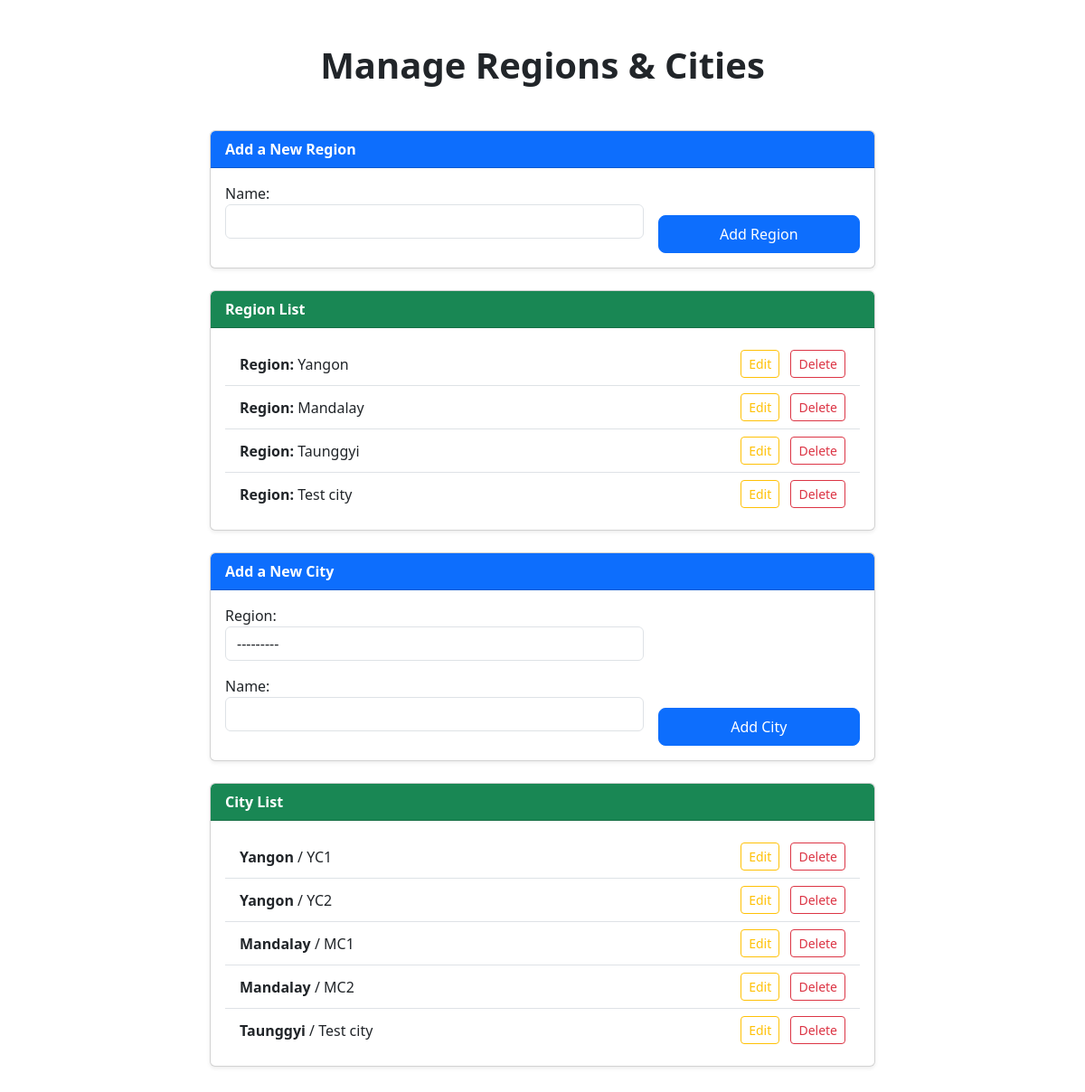
/location/, run on an earlier commit of the app's database.
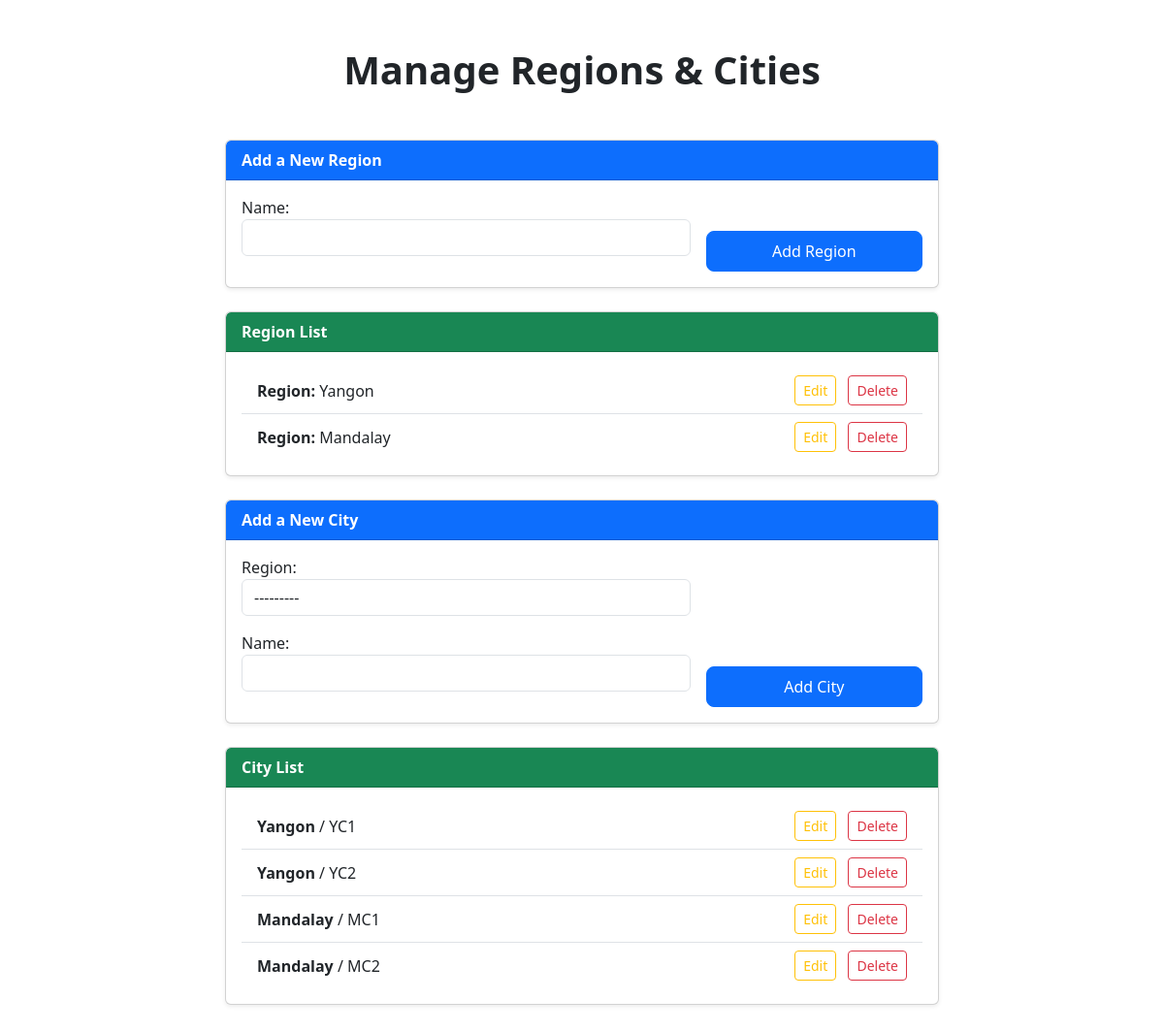
And on a later commit of the database.
### myapp/models.py (models this page shows, shortened)
class Region(models.Model):
    name = models.CharField(max_length=50, unique=True)
    def __str__(self):
        return f'{self.name} Region'

class City(models.Model):
    region = models.ForeignKey(Region, on_delete=models.CASCADE, related_name='cities')
    name = models.CharField(max_length=50)
    class Meta:
        verbose_name_plural = 'Cities'
        unique_together = ('region', 'name')

### myapp/views.py (the view, shortened to what this page needs)
# urls.py: path('location/',views.LocationView.as_view(),name='location'),
class LocationView(View):
    def get(self, request):
        regionForm = RegionForm()
        cityForm = CityForm()
        regions = Region.objects.all()
        cities = City.objects.all()
        context = {'regions': regions, 'cities': cities, 'regionForm':regionForm,'cityForm':cityForm}
        return render(request, 'location.html', context)

### myapp/form.py
class RegionForm(forms.ModelForm):
    class Meta:
        model = Region
        fields = ['name']
        widgets = {
            'name': forms.TextInput(attrs={'class': 'form-control'}),
        }

class CityForm(forms.ModelForm):
    class Meta:
        model = City
        fields = ['region', 'name']
        widgets = {
            'region': forms.Select(attrs={'class': 'form-control'}),
            'name': forms.TextInput(attrs={'class': 'form-control'}),
        }

### templates/location.html (shortened to what this page needs)
{% extends 'base.html' %}
{% load static %}
{% block content %}
<div class="container my-5">
    <div class="row justify-content-center">
        <div class="col-12 col-md-10 col-lg-8">
            <h1 class="text-center mb-5 fw-bold">Manage Regions & Cities</h1>
            <div class="card mb-4 shadow-sm rounded">
                <div class="card-header bg-primary text-white fw-semibold">
                    Add a New Region
                </div>
                <div class="card-body">
                    <form method="post" class="row g-3">
                        <div class="col-12 col-md-8">
                            {{ regionForm.as_p }}
                        </div>
                        <div class="col-12 col-md-4 d-flex align-items-end">
                            <button type="submit" name="add_region" class="btn btn-primary w-100">Add Region</button>
                        </div>
                    </form>
                </div>
            </div>
            <div class="card mb-4 shadow-sm rounded">
                <div class="card-header bg-success text-white fw-semibold">
                    Region List
                </div>
                <div class="card-body">
                    {% if regions %}
                        <ul class="list-group list-group-flush">
                            {% for region in regions %}
                                <li class="list-group-item d-flex justify-content-between align-items-center">
                                    <span><strong>Region:</strong> {{ region.name }}</span>
                                    <span>
                                        <button class="btn btn-outline-warning btn-sm me-2">Edit</button>
                                        <a href="" class="btn btn-outline-danger btn-sm">Delete</a>
                                    </span>
                                </li>
                            {% endfor %}
                        </ul>
                    {% else %}
                        <p class="text-muted mb-0">There is no Region here.</p>
                    {% endif %}
                </div>
            </div>
            <div class="card mb-4 shadow-sm rounded">
                <div class="card-header bg-primary text-white fw-semibold">
                    Add a New City
                </div>
                <div class="card-body">
                    <form method="post" class="row g-3">
                        <div class="col-12 col-md-8">
                            {{ cityForm.as_p }}
                        </div>
                        <div class="col-12 col-md-4 d-flex align-items-end">
                            <button type="submit" name="add_city" class="btn btn-primary w-100">Add City</button>
                        </div>
                    </form>
                </div>
            </div>
            <div class="card shadow-sm rounded">
                <div class="card-header bg-success text-white fw-semibold">
                    City List
                </div>
                <div class="card-body">
                    {% if cities %}
                        <ul class="list-group list-group-flush">
                            {% for city in cities %}
                                <li class="list-group-item d-flex justify-content-between align-items-center">
                                    <span><strong>{{ city.region.name }}</strong> / {{ city.name }}</span>
                                    <span>
                                        <button class="btn btn-outline-warning btn-sm me-2">Edit</button>
                                        <a href="" class="btn btn-outline-danger btn-sm">Delete</a>
                                    </span>
                                </li>
                            {% endfor %}
                        </ul>
                    {% else %}
                        <p class="text-muted mb-0">There is no City here.</p>
                    {% endif %}
                </div>
            </div>
        </div>
    </div>
</div>
{% endblock content %}

What changed in the data, as far as the page shows it:
removed Region: name "Taunggyi"
removed Region: name "Test city"
removed City: region.name "Taunggyi", name "Test city"
